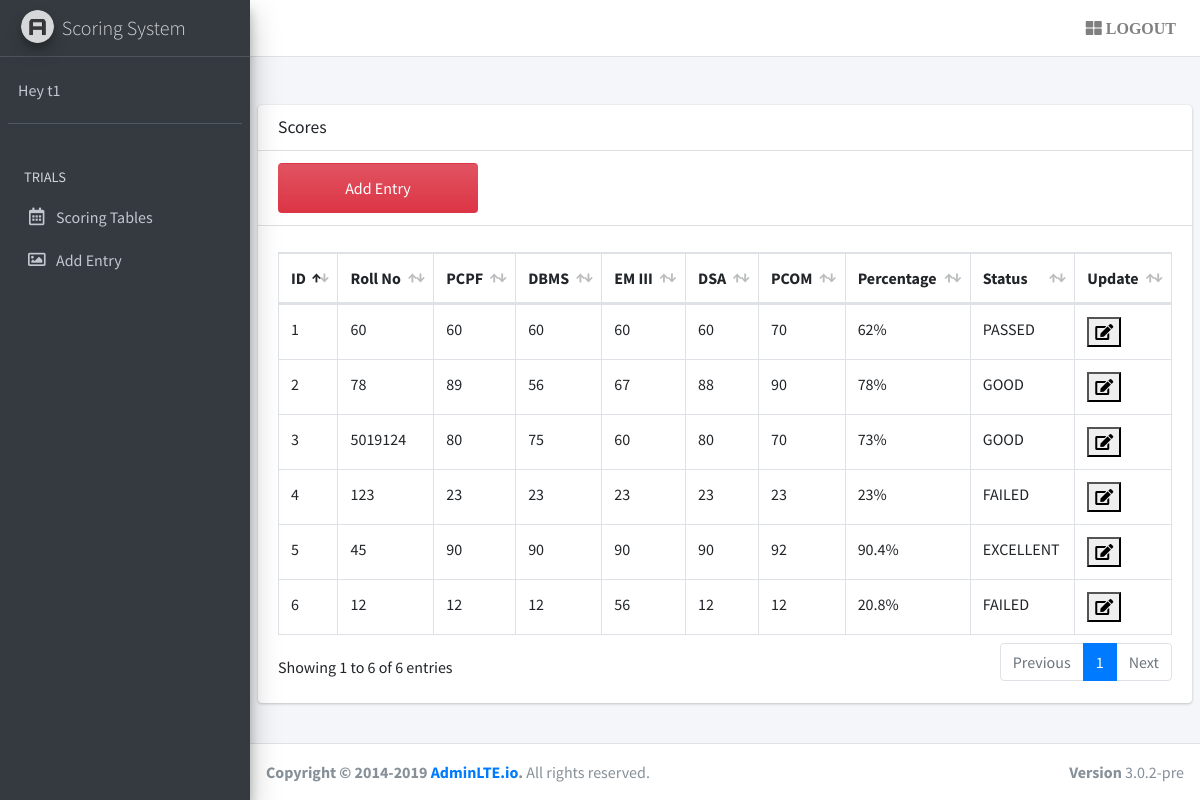
/ScoringSystem/data.php (signed in), run on the app's committed database.
### tables this page shows
CREATE TABLE `scores` (
  `id` int(11) NOT NULL,
  `rollNo` bigint(20) NOT NULL,
  `sub1` int(11) NOT NULL,
  `sub2` int(11) NOT NULL,
  `sub3` int(11) NOT NULL,
  `sub4` int(11) NOT NULL,
  `sub5` int(11) NOT NULL,
  `percent` float NOT NULL
);

### ScoringSystem/data.php (the view, shortened to what this page needs)
<?php
  include('includes/connect.php');
  $ids = $_SESSION['ids'];
?>
<!DOCTYPE html>
<html>
<head>
  <link rel="stylesheet" href="plugins/fontawesome-free/css/all.min.css">
  <link rel="stylesheet" href="https://code.ionicframework.com/ionicons/2.0.1/css/ionicons.min.css">
  <link rel="stylesheet" href="plugins/datatables-bs4/css/dataTables.bootstrap4.css">
  <link rel="stylesheet" href="dist/css/adminlte.min.css">
</head>
<body class="hold-transition sidebar-mini">
<div class="wrapper">
  <nav class="main-header navbar navbar-expand navbar-white navbar-light">
    <ul class="navbar-nav ml-auto">
      <li class="nav-item">
        <a class="nav-link" data-widget="control-sidebar" data-slide="true" href="logout.php">
          <i class="fas fa-th-large"> LOGOUT</i>
        </a>
      </li>
    </ul>
  </nav>
  <aside class="main-sidebar sidebar-dark-primary elevation-4" style="color: darkblue;">
    <a href="index.html" class="brand-link">
      <img src="dist/img/AdminLTELogo.png"
           alt="AdminLTE Logo"
           class="brand-image img-circle elevation-3"
           style="opacity: .8">
      <span class="brand-text font-weight-light">Scoring System</span>
    </a>
    <div class="sidebar">
      <div class="user-panel mt-3 pb-3 mb-3 d-flex">
        <div class="info">
          <a href="#" class="d-block">Hey <?php echo $ids; ?></a>
        </div>
      </div>
      <nav class="mt-2">
        <ul class="nav nav-pills nav-sidebar flex-column" data-widget="treeview" role="menu" data-accordion="false">
          <li class="nav-header">TRIALS</li>
          <li class="nav-item">
            <a href="data.php" class="nav-link">
              <i class="nav-icon far fa-calendar-alt"></i>
              <p>
                Scoring Tables
              </p>
            </a>
          </li>
          <li class="nav-item">
            <a href="advanced.php" class="nav-link">
              <i class="nav-icon far fa-image"></i>
              <p>
                Add Entry
              </p>
            </a>
          </li>
        </ul>
      </nav>
    </div>
  </aside>
  <div class="content-wrapper">
    <br><br>
    <section class="content">
      <div class="row">
        <div class="col-12">
          <div class="card">
            <div class="card-header">
              <h3 class="card-title">Scores</h3>
            </div>
            <div class="card-header">
                <button type="button" style="height:50px;width:200px" class="btn btn-block bg-gradient-danger">
                  <a href="advanced.php" style="color: white;">Add Entry</a>
                </button>
            </div>
            <div class="card-body">
              <table id="example2" class="table table-bordered table-hover">
                <thead>
                <tr>
                  <th>ID</th>
                  <th>Roll No</th>
                  <th>PCPF</th>
                  <th>DBMS</th>
                  <th>EM III</th>
                  <th>DSA</th>
                  <th>PCOM</th>
                  <th>Percentage</th>
                  <th>Status</th>
                  <th>Update</th>
                </tr>
                </thead>
                <tbody>
                  <?php
                    $sql="select * from scores";
                    $result = mysqli_query($con,$sql);
                    foreach($result as $j)
                    {
                  ?>
                      <form action="updateFile.php" method="post">
                        <tr>
                          <td><?php echo $j['id'];?></td>
                          <td><?php echo $j['rollNo'] ?></td>
                          <td><?php echo $j['sub1'] ?></td>
                          <td><?php echo $j['sub2'] ?></td>
                          <td><?php echo $j['sub3'] ?></td>
                          <td><?php echo $j['sub4'] ?></td>
                          <td><?php echo $j['sub5'] ?></td>
                          <td><?php echo $j['percent'] ?>%</td>
                          <td>
                            <?php
                              if($j['percent']>=90){
                                echo "EXCELLENT";
                              }
                              elseif ($j['percent']>=70) {
                                 echo "GOOD";
                              }
                              elseif ($j['percent']>=35) {
                                 echo "PASSED";
                              }
                              else{
                                echo "FAILED";
                              }
                            ?>
                          </td>
                          <td><button name="submit" type="submit"><i class="fa fa-edit"></i></button></td>
                        </tr>
                      </form>
                  <?php
                    }
                  ?>
                </tbody>
              </table>
            </div>
          </div>
        </div>
      </div>
    </section>
  </div>
  <footer class="main-footer">
    <div class="float-right d-none d-sm-block">
      <b>Version</b> 3.0.2-pre
    </div>
    <strong>Copyright &copy; 2014-2019 <a href="http://adminlte.io">AdminLTE.io</a>.</strong> All rights
    reserved.
  </footer>
</div>
</body>
</html>

### data on the page
scores: id "1", rollNo "60", sub1 "60", sub2 "60", sub3 "60", sub4 "60", sub5 "70", percent "62", shows "PASSED"
scores: id "2", rollNo "78", sub1 "89", sub2 "56", sub3 "67", sub4 "88", sub5 "90", percent "78", shows "GOOD"
scores: id "3", rollNo "5019124", sub1 "80", sub2 "75", sub3 "60", sub4 "80", sub5 "70", percent "73", shows "GOOD"
scores: id "4", rollNo "123", sub1 "23", sub2 "23", sub3 "23", sub4 "23", sub5 "23", percent "23", shows "FAILED"
scores: id "5", rollNo "45", sub1 "90", sub2 "90", sub3 "90", sub4 "90", sub5 "92", percent "90.4", shows "EXCELLENT"
scores: id "6", rollNo "12", sub1 "12", sub2 "12", sub3 "56", sub4 "12", sub5 "12", percent "20.8", shows "FAILED"

### other printed values
$ids "t1"
